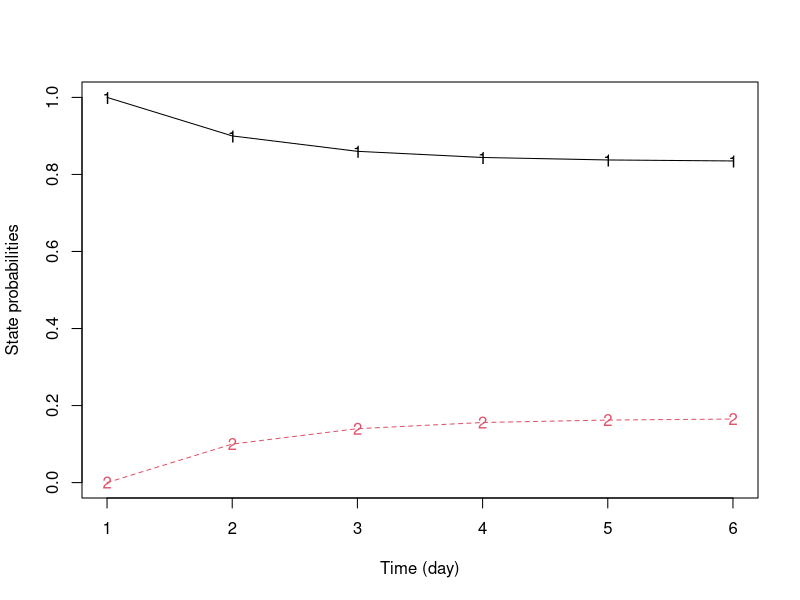
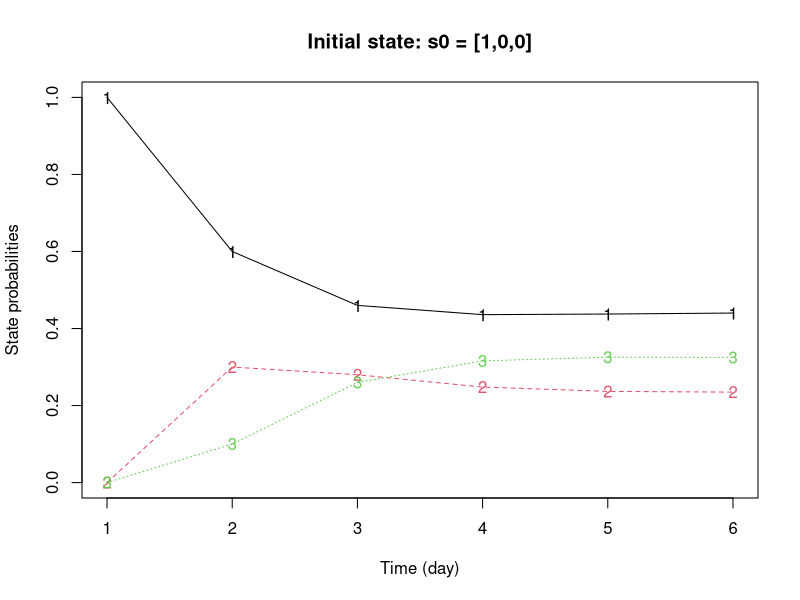
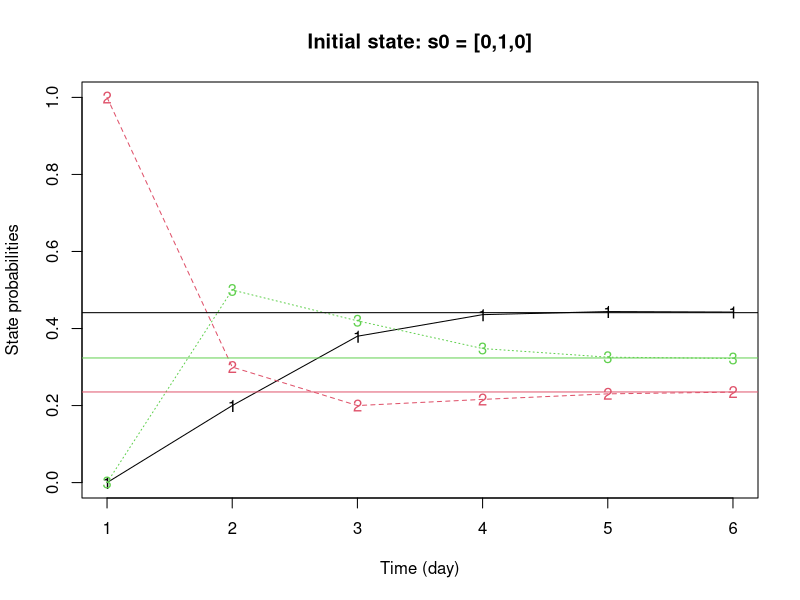

Recreate these plots in R, in order.
library(expm)

P <- matrix(c(.9,.1,.5,.5),2,2,byrow=T)

s0 <- c(1,0)

N<-6
s <- matrix(0,N,2)

for (i in 1:N) {
    s[i,] <- s0 %*% (P %^% (i-1) )
}

matplot(s,type="o", xlab="Time (day)", ylab="State probabilities")



# -----

P <- matrix(c(.6,.3,.1,
              .2,.3,.5,
              .4,.1,.5),3,3,byrow=T)

s0 <- c(1,0,0)
N<-6
s <- matrix(0,N,3)
for (i in 1:N) {
    s[i,] <- s0 %*% (P %^% (i-1) )
}

matplot(s,type="o", xlab="Time (day)", 
        ylab="State probabilities",
        main="Initial state: s0 = [1,0,0]")



s0 <- c(0,1,0)
N<-6
s <- matrix(0,N,3)
for (i in 1:N) {
    s[i,] <- s0 %*% (P %^% (i-1) )
}

matplot(s,type="o", xlab="Time (day)", 
        ylab="State probabilities",
        main="Initial state: s0 = [0,1,0]")


# ------

ei<-eigen(t(P))
s_inf <- ei$vectors[,1] / sum(ei$vectors[,1])
abline(h=s_inf,col=1:3)
